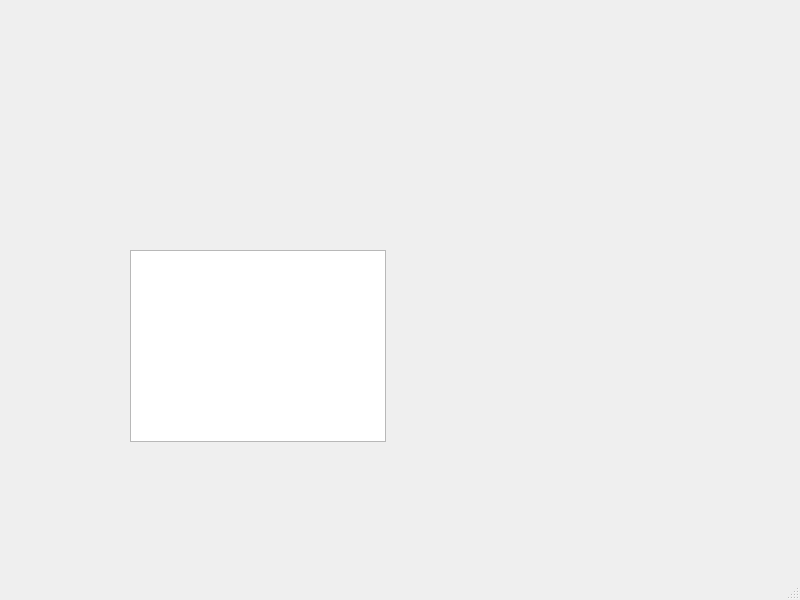
<?xml version="1.0" encoding="UTF-8"?>
<ui version="4.0">
 <class>MainWindow</class>
 <widget class="QMainWindow" name="MainWindow">
  <property name="geometry">
   <rect>
    <x>0</x>
    <y>0</y>
    <width>800</width>
    <height>600</height>
   </rect>
  </property>
  <property name="windowTitle">
   <string>MainWindow</string>
  </property>
  <widget class="QWidget" name="centralwidget">
   <widget class="QListView" name="listView">
    <property name="geometry">
     <rect>
      <x>130</x>
      <y>250</y>
      <width>256</width>
      <height>192</height>
     </rect>
    </property>
   </widget>
  </widget>
  <widget class="QMenuBar" name="menubar">
   <property name="geometry">
    <rect>
     <x>0</x>
     <y>0</y>
     <width>800</width>
     <height>21</height>
    </rect>
   </property>
  </widget>
  <widget class="QStatusBar" name="statusbar"/>
 </widget>
 <resources/>
 <connections/>
</ui>
